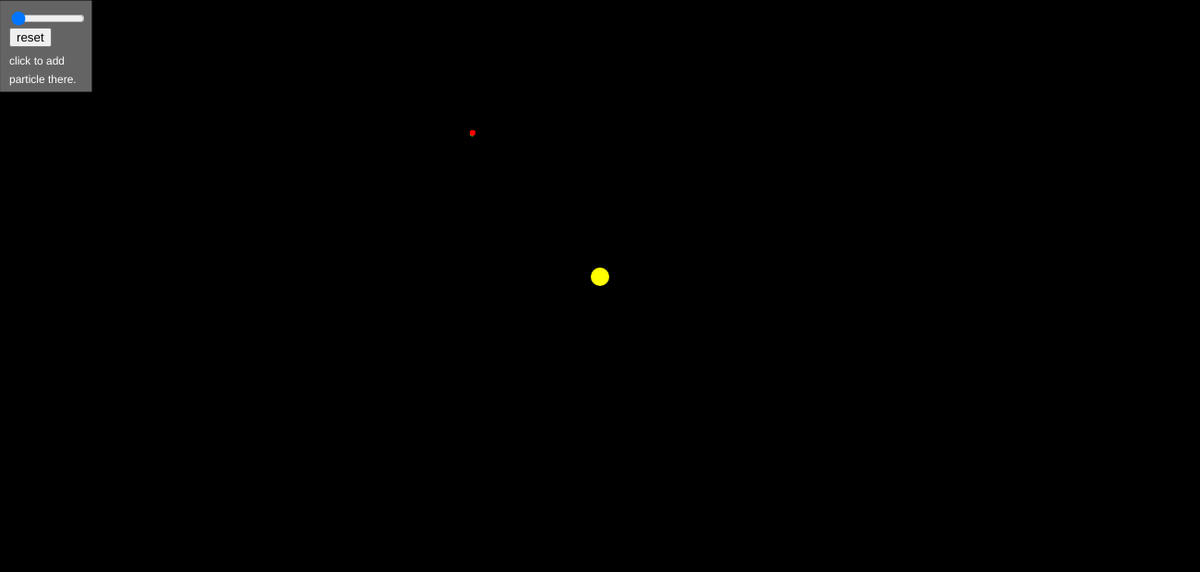
Frame 1 (no input)
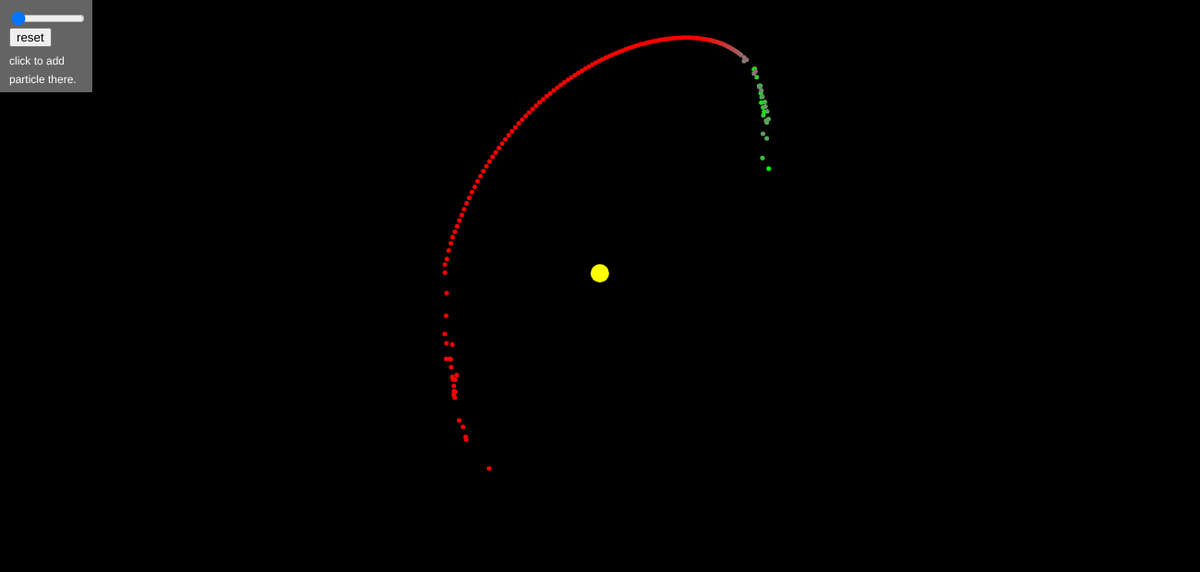
Frame 60 (no input)
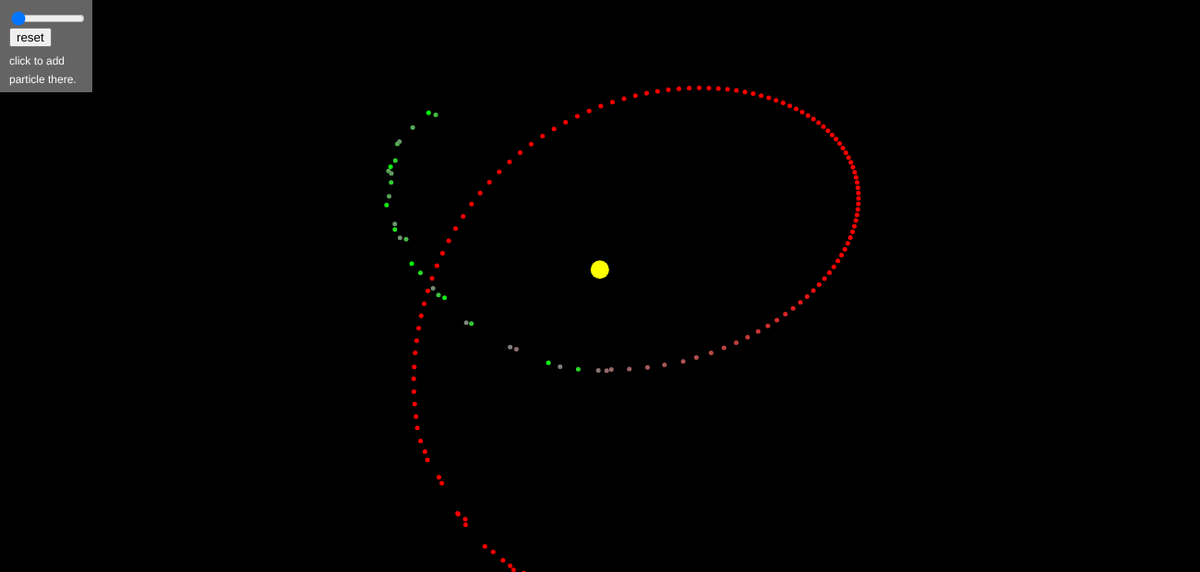
Frame 120 (the mouse pressed at the canvas centre since frame 60)

The p5.js sketch that drew these frames (run headless with seeded random() and noise() and a simulated clock; from frame 60 on, the mouse is pressed at the canvas centre):

// p5.js sketch
// ── sketch.js
let TRAIL_SIZE = 5, PARTICLES = 160;
let G = 0.0001;
let trail_size_slider, particle_slider;
let resetButton;
class Particle{
	/**
	 * particle position = (this.x, this.y)
	 * particle position = (this.vx, this.vy)
	 * particle position = (this.ax, this.ay)
	 * particle mass = this.m
	 * this.trailx and this.traily for trailing of particle movement
	 * force method takes a particle whose force is applied on this particle
	 * so use p1.force(p2); p2.force(p1);
	 * show method show trail and particle
	 */
	constructor(x,y,vx,vy,m){
		this.x = x;
		this.y = y;
		this.vx = vx;
		this.vy = vy;
		this.m = m;
		this.trailx = [];
		this.traily = [];
		this.ax = 0;
		this.ay = 0;
	}
	force(particle){
		/**
		 * distance between particles = square root of rsqr
		 * acc is magnitude of acceleration and dirx and diry tells the direction of acceleration
		 */
		const rsqr = (this.x - particle.x)*(this.x-particle.x) + (this.y-particle.y)*(this.y-particle.y);
		const acc = G*particle.m/(sqrt(rsqr));
		const dirx = (this.x-particle.x)/sqrt(rsqr), diry = (this.y-particle.y)/sqrt(rsqr);
		let ax = -acc*dirx,ay = -acc*diry;
		if(rsqr < 0.001){ ax = 0;ay =0; }
		this.vx += ax;this.vy += ay;
		this.x += this.vx;this.y += this.vy;
	}
	show(){
		let ss;
		if(this.m >1000){ss = 20;}
		else{ss = 5;}
		circle(this.x,this.y,ss);
		stroke(255);
		//trails
		this.trailx.push(this.x);
		this.traily.push(this.y);
		for(let i=this.trailx.length-TRAIL_SIZE;i<this.trailx.length;i++){
			point(this.trailx[i],this.traily[i]);
		}
		if(this.traily.length > TRAIL_SIZE){
			this.trailx.splice(0,1);
			this.traily.splice(0,1);
		}
	}
};


let p = [];//array for other particles
let p1 = new Particle(650,300,0,0,80000);//the star particle
function setup(){
	createCanvas(1300,620);
 	frameRate(60);
 	resetButton = createButton('reset');
	resetButton.mousePressed(resetter);
	resetButton.position(10,30);
	trail_size_slider = createSlider(1,20,0);
	trail_size_slider.position(10,10);
	trail_size_slider.style('width', '80px');
 	/*for(let i=0;i<60;i++){
 		let temp = new Particle(500,500,0,0.3,1);
		p.push(temp);
 	}*/
 	for(let i=0;i<160;i++){
 		let temp = new Particle(500,200,0,-0.2,1);
		p.push(temp);
 	}
}

function draw(){
	background(0);
	fill(100);
	rect(0,0,100,100);
	strokeWeight(0);fill(255);
	text('click to add',10,70);
	text('particle there.',10,90);
	TRAIL_SIZE = trail_size_slider.value();
	/*forces*/
	for(let i=0;i<p.length;i++){
 		p1.force(p[i]);
 		p[i].force(p1);
	}
	for(let i=0;i<p.length;i++){
 		for(let j=0;j<p.length;j++){
 			if(i != j){
 				p[i].force(p[j]);
 				p[j].force(p[i]);
 			}
		}
	}
	/*show*/
	fill(255,255,0);
	p1.show();
	fill(255);
	const scl = 255/50;
	for(let i=0;i<p.length;i++){
		let tint;
		if(i<25){tint = i*scl;}
		else{tint = (50-i)*scl;}
		fill(scl*i,255-scl*i,tint);
 		p[i].show();
	}
	
}


function mousePressed(){
	if(mouseX > 100 && mouseY>100){
		let speedx=0;
		if(mouseX >= p1.x ){ speedx = -1;}
		else{ speedx = 1;}
		let temp = new Particle(mouseX,mouseY,speedx,0,1);
		p.push(temp);
	}
}

function resetter(){
	p = [];
	p1.x = 650;
	p1.y = 300;
	p1.vx=0;p1.vy=0;p1.ax=0;p1.ay=0;
}
